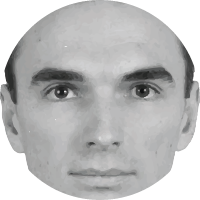
#> input picture stimulus/image/source/exp01/face1.png, 200 x 200 px; its folder holds 4 pictures in this run
$ python gen_tilted_objects.py
#> lines starting #> are read from the running program, lines starting #| are printed output that depends on the picture
"""
The aim here is to create several versions of an input image with different
orientations

    Mo Shams <MShamsCBR@gmail.com>
    May 07, 2023
"""

import os
import numpy as np
from PIL import Image

# set the save image path
save_path = os.path.join("", "image_set_exp01")

# face or house categories
cats = ['face', 'house']
# examples
exms = list(range(9))[1:]

for cat in cats:
    for exm in exms:
        # set the source image path
        source_path = os.path.join("", "source", "exp01",
                                   f"{cat}{exm}.png")
        # read the image
        im = Image.open(source_path)
#> im is the input picture: PIL image 200x200 RGBA; mean R, G, B, A 187.5, 187.6, 187.7, 198
        # define the span of tilts (degrees)
        min_tilt = 0
        max_tilt = 10
        step_tilt = 0.1
        mags = np.arange(min_tilt, max_tilt, step_tilt)
        for imag, mag in enumerate(mags):
            im_output = im.rotate(mag)
            if imag == 0:
                im_output.save(os.path.join(save_path,
                                            f'{cat}{exm}_tilt{imag}.png'))
            else:
                im_output.save(os.path.join(save_path,
                                            f'{cat}{exm}_tilt{imag}_CCW.png'))
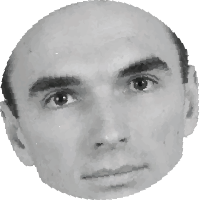
#> im_output: PIL image 200x200 RGBA; mean R, G, B, A 169, 169.1, 169.2, 198; transparent parts drawn white
        min_tilt = 0
        max_tilt = -10
        step_tilt = -0.1
        mags = np.arange(min_tilt, max_tilt, step_tilt)
        for imag, mag in enumerate(mags):
            im_output = im.rotate(mag)
            if imag == 0:
                im_output.save(os.path.join(save_path, f'{cat}{exm}_tilt'
                                                       f'{imag}.png'))
            else:
                im_output.save(os.path.join(save_path, f'{cat}{exm}_tilt'
                                                       f'{imag}_CW.png'))
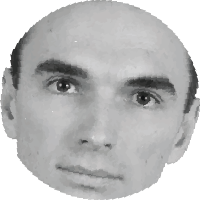
#> im_output: PIL image 200x200 RGBA; mean R, G, B, A 169, 169.1, 169.2, 198; transparent parts drawn white
#> (the run stopped early here; a loop or call above may not have finished)
